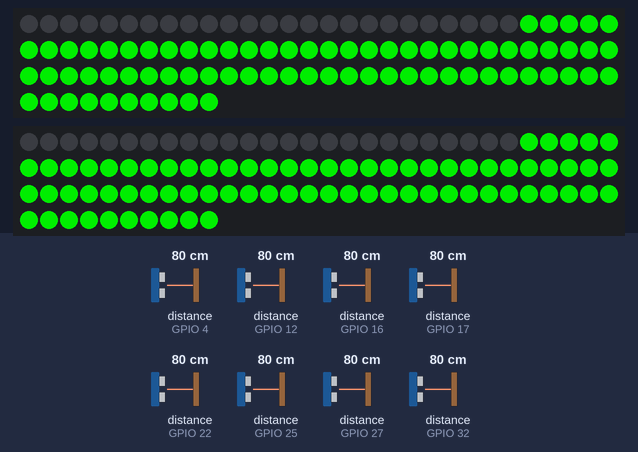
Simulated run of this sketch. Board: ESP32. On the bench: 2 × 100 RGB LEDs in strip order, left to right, continuing on the next row. Wiring (inferred from the names in the program): 8 × ultrasonic range finder: trigger GPIO 5, echo GPIO 4 / trigger GPIO 13, echo GPIO 12 / trigger GPIO 14, echo GPIO 27 / trigger GPIO 18, echo GPIO 17 / trigger GPIO 19, echo GPIO 16 / trigger GPIO 21, echo GPIO 22 / trigger GPIO 26, echo GPIO 25 / trigger GPIO 33, echo GPIO 32. The inputs (shaded band) are chosen by the test bench; at power-on: distance to the obstacle (sensors on GPIO 4, GPIO 12, GPIO 17, GPIO 16, GPIO 22, GPIO 25, GPIO 27, GPIO 32) 80 cm. The echo pulse lasts 58.3 µs per cm; WiFi joins after 1.5 s; servers stay silent unless stated; what the sketch prints to the serial monitor is not drawn.

Above: at 2.8 s.
2.9 s: distance to the obstacle (sensor on GPIO 4) set to 16 cm
At 3.25 s:
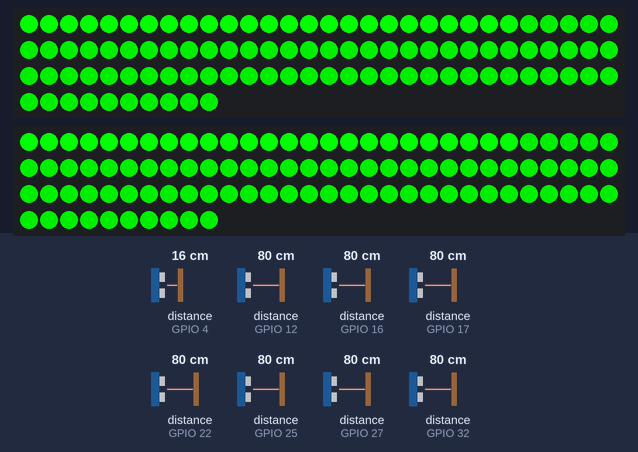
4.5 s: distance to the obstacle (sensor on GPIO 4) set to 12 cm
At 5.23 s:
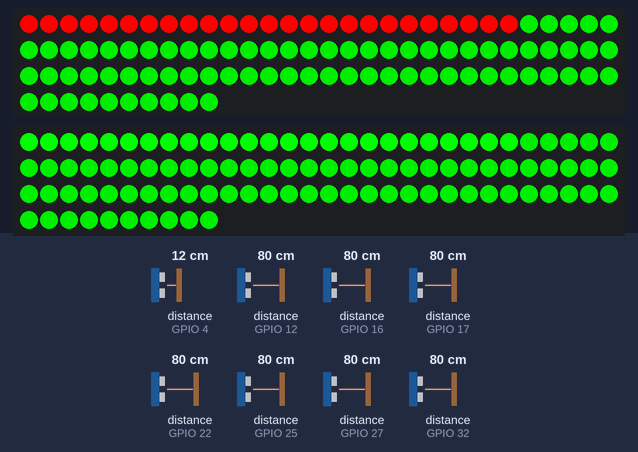
7.3 s: distance to the obstacle (sensor on GPIO 12) set to 16 cm
9.0 s: distance to the obstacle (sensor on GPIO 12) set to 12 cm
At 9.86 s:
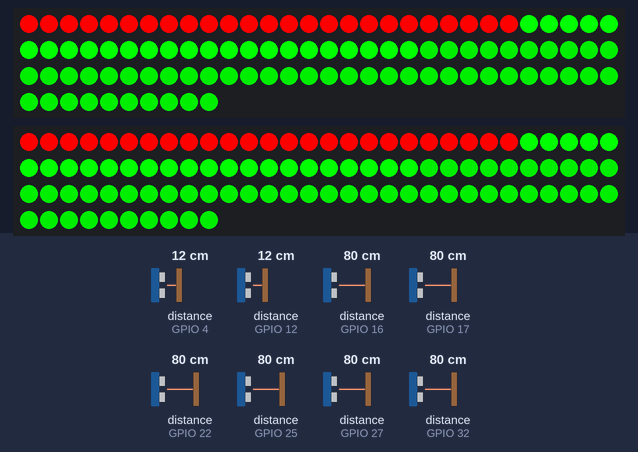
11.9 s: distance to the obstacle (sensor on GPIO 17) set to 16 cm
13.5 s: distance to the obstacle (sensor on GPIO 17) set to 12 cm
At 14.57 s:
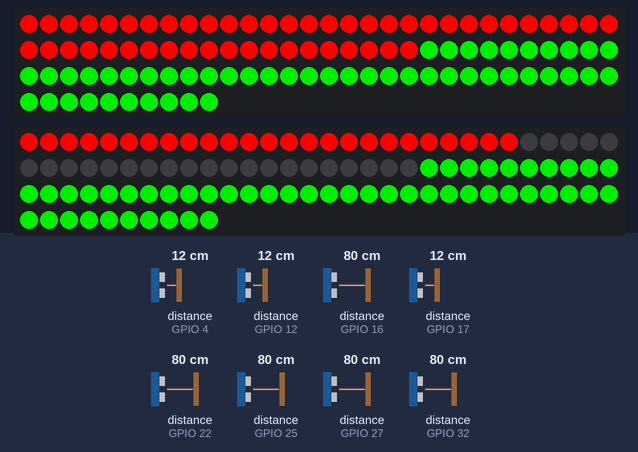
Timing chart, 0 to 16.5 s (numbered marks = the images above; inputs shaded):
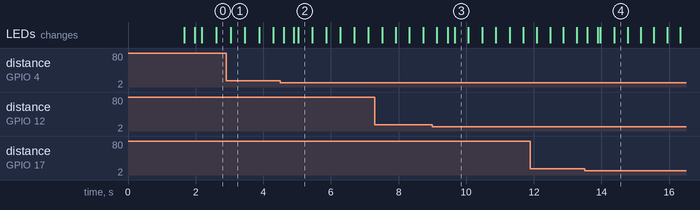

Measured:
- the behaviour switches between 15 and 14 cm on distance to the obstacle (sensor on GPIO 4) (found by bisection; images 1 and 2)
- the behaviour switches between 15 and 14 cm on distance to the obstacle (sensor on GPIO 12) (found by bisection; images 2 and 3)
- the behaviour switches between 15 and 14 cm on distance to the obstacle (sensor on GPIO 17) (found by bisection; images 3 and 4)
- after the input at 4.5 s, the LEDs: first change after 0.10 s (image 2 shows a later state)
- after the input at 9.0 s, the LEDs: first change after 0.14 s (image 3 shows a later state)
- after the input at 13.5 s, the LEDs: first change after 0.08 s (image 4 shows a later state)
- what the display in image 1 shows lasts 0.5 s, from 3.0 s to 3.5 s

The sketch:

smart_parking.ino
```cpp
#include <NeoPixelBus.h>
#include <WiFi.h>
#include <WebServer.h>

#define NUM_SLOTS 8
#define PIXELS_PER_STRIP 100
#define PIXELS_PER_SLOT 25
#define SLOTS_PER_STRIP 4
#define BLINK_MS 300

int trigPins[NUM_SLOTS] = {5, 18, 19, 21, 13, 14, 26, 33};
int echoPins[NUM_SLOTS] = {4, 17, 16, 22, 12, 27, 25, 32};

NeoPixelBus<NeoGrbFeature, NeoEsp32Rmt0Ws2812xMethod> strip1(PIXELS_PER_STRIP, 23);
NeoPixelBus<NeoGrbFeature, NeoEsp32Rmt1Ws2812xMethod> strip2(PIXELS_PER_STRIP, 15);

RgbColor COLOR_RED(255, 0, 0);
RgbColor COLOR_GREEN(0, 255, 0);   // bright: sweep + blinking slot
RgbColor COLOR_DIM(0, 200, 0);      // dim: other vacant slots
RgbColor COLOR_OFF(0, 0, 0);

bool slotOccupied[NUM_SLOTS], lastOccupied[NUM_SLOTS];
bool isTarget[NUM_SLOTS];
long slotDistance[NUM_SLOTS];
bool needDraw = true;
bool blinkOn = true;
unsigned long lastBlink = 0;

WebServer server(80);

void clearAll() { strip1.ClearTo(COLOR_OFF); strip2.ClearTo(COLOR_OFF); }
void showAll()  { strip1.Show(); strip2.Show(); }
void setPixel(int s, int p, RgbColor c) {
  if (s == 0) strip1.SetPixelColor(p, c);
  else        strip2.SetPixelColor(p, c);
}
void showStrip(int s) {
  if (s == 0) strip1.Show();
  else        strip2.Show();
}
void fillZone(int slot, RgbColor c) {
  int lane = slot / SLOTS_PER_STRIP;
  int start = (slot % SLOTS_PER_STRIP) * PIXELS_PER_SLOT;
  for (int p = 0; p < PIXELS_PER_SLOT; p++) setPixel(lane, start + p, c);
}

long readDistanceCM(int trigPin, int echoPin) {
  digitalWrite(trigPin, LOW); delayMicroseconds(2);
  digitalWrite(trigPin, HIGH); delayMicroseconds(10);
  digitalWrite(trigPin, LOW);
  long duration = pulseIn(echoPin, HIGH, 30000);
  if (duration == 0) return 400;
  return duration * 0.0343 / 2;
}

void classifySlots() {
  for (int i = 0; i < NUM_SLOTS; i++) {
    slotDistance[i] = readDistanceCM(trigPins[i], echoPins[i]);
    slotOccupied[i] = (slotDistance[i] < 15);
  }
}

// nearest = smallest position from the entrance; ties across lanes all blink
void findTargets() {
  int best = 99;
  for (int i = 0; i < NUM_SLOTS; i++)
    if (!slotOccupied[i] && (i % SLOTS_PER_STRIP) < best) best = i % SLOTS_PER_STRIP;
  for (int i = 0; i < NUM_SLOTS; i++)
    isTarget[i] = (!slotOccupied[i] && (i % SLOTS_PER_STRIP) == best);
}

bool stateChanged() {
  if (needDraw) return true;
  for (int i = 0; i < NUM_SLOTS; i++)
    if (slotOccupied[i] != lastOccupied[i]) return true;
  return false;
}

void drawStrips() {
  clearAll();

  // red = occupied, dim green = vacant
  for (int i = 0; i < NUM_SLOTS; i++)
    fillZone(i, slotOccupied[i] ? COLOR_RED : COLOR_DIM);
  showAll();

  // bright green sweep toward each lane's target slot
  int endPixel[2] = {-1, -1};
  for (int i = 0; i < NUM_SLOTS; i++)
    if (isTarget[i])
      endPixel[i / SLOTS_PER_STRIP] = ((i % SLOTS_PER_STRIP) + 1) * PIXELS_PER_SLOT - 1;

  for (int p = 0; p < PIXELS_PER_STRIP; p++) {
    bool drew = false;
    for (int l = 0; l < 2; l++) {
      if (p > endPixel[l]) continue;
      int slotOfPixel = l * SLOTS_PER_STRIP + p / PIXELS_PER_SLOT;
      if (slotOccupied[slotOfPixel]) continue;   // never overwrite red
      setPixel(l, p, COLOR_GREEN);
      showStrip(l);
      drew = true;
    }
    if (drew) delay(15);
  }
  blinkOn = true;
  lastBlink = millis();
}

// blink only the target zones
void updateBlink() {
  if (millis() - lastBlink < BLINK_MS) return;
  lastBlink = millis();
  blinkOn = !blinkOn;
  for (int i = 0; i < NUM_SLOTS; i++)
    if (isTarget[i]) fillZone(i, blinkOn ? COLOR_GREEN : COLOR_OFF);
  showAll();
}

void handleStatus() {
  server.sendHeader("Access-Control-Allow-Origin", "*");
  String json = "{\"slots\":[";
  for (int i = 0; i < NUM_SLOTS; i++) {
    json += "{\"occupied\":" + String(slotOccupied[i] ? "true" : "false");
    json += ",\"distance\":" + String(slotDistance[i]) + "}";
    if (i < NUM_SLOTS - 1) json += ",";
  }
  json += "],\"targets\":[";
  bool first = true;
  for (int i = 0; i < NUM_SLOTS; i++) {
    if (!isTarget[i]) continue;
    if (!first) json += ",";
    json += String(i);
    first = false;
  }
  json += "]}";
  server.send(200, "application/json", json);
}

void setup() {
  Serial.begin(115200);
  for (int i = 0; i < NUM_SLOTS; i++) {
    pinMode(trigPins[i], OUTPUT);
    pinMode(echoPins[i], INPUT);
  }
  strip1.Begin();
  strip2.Begin();
  clearAll();
  showAll();

  WiFi.begin("Wokwi-GUEST", "", 6);
  while (WiFi.status() != WL_CONNECTED) { delay(200); Serial.print("."); }
  Serial.println(WiFi.localIP());

  server.on("/status", handleStatus);
  server.begin();
}

void loop() {
  classifySlots();
  findTargets();
  if (stateChanged()) {
    drawStrips();
    needDraw = false;
    for (int i = 0; i < NUM_SLOTS; i++) lastOccupied[i] = slotOccupied[i];
  }
  updateBlink();
  server.handleClient();
  delay(100);
}
```
